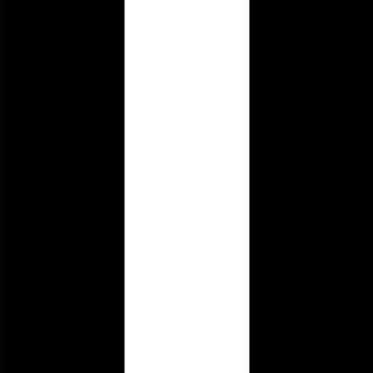
#> input picture Task-3-Image edge detection using filters/Task3.jpg, 373 x 373 px, found by its file name
$ jupyter execute hor_vert_edge_detect.ipynb   (shell and % lines are left out)
#> lines starting #> are read from the running program, lines starting #| are printed output that depends on the picture; after the words box and inside, x2 and y2 are one past the last pixel; in counts of white or black regions, pixels touching at a corner belong together
[cell 1]
from google.colab import drive
drive.mount('/content/drive')

**Applying first Order 3*3 Filters to the image (Prewitt filters)**

[cell 2]

import numpy as np
import matplotlib.pyplot as plt

#vertical filter
vertical_filter = [[-1,-1,-1], [0,0,0], [1,1,1]]

#horizontal filter
horizontal_filter = [[-1,0,1], [-1,0,1], [-1,0,1]]

img = plt.imread('/content/drive/MyDrive/Impulse_19/Task#3/Task3.jpg')
#> img is the input picture: shape (373, 373); min 0, max 255, mean 85.4
n,m = img.shape
#> n = 373; m = 373

vedges_img = img.copy()
hedges_img = img.copy()

for row in range(3, n-2):
    for col in range(3, m-2):

      local_pixels = img[row-1:row+2, col-1:col+2]                        #creating a local window for applying the filter iteratively
      vertical_transformed_pixels = vertical_filter*local_pixels          #applying vertical filter
      vertical_score = vertical_transformed_pixels.sum()/4

      vedges_img[row, col] = vertical_score
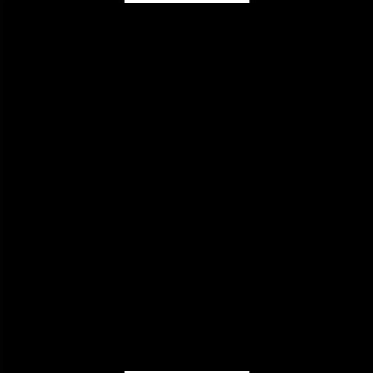
#> vedges_img: shape (373, 373); min 0, max 255, mean 1.2

for row in range(3, n-2):
    for col in range(3, m-2):

      local_pixels = img[row-1:row+2, col-1:col+2]
      horizontal_transformed_pixels = horizontal_filter*local_pixels      #applying horizontal filter
      horz_score = horizontal_transformed_pixels.sum()/4

      hedges_img[row, col] = horz_score
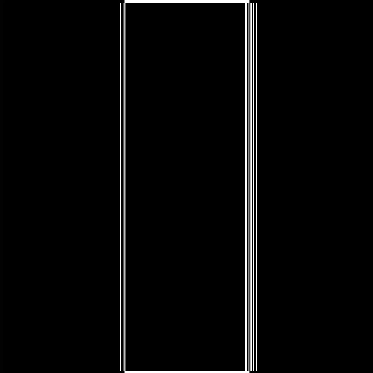
#> hedges_img: shape (373, 373); min 0, max 255, mean 7.3

We get reasonable outputs but with a degree of noise near the edges

[cell 3]
imgplot = plt.imshow(vedges_img, cmap = 'gray')
plt.show()

[cell 4]
imgplot = plt.imshow(hedges_img, cmap = 'gray')
plt.show()

**Applying 5*5 Prewitt filters now to obtain second order derivative**

[cell 5]
vedges_img2 = vedges_img.copy()
hedges_img2 = hedges_img.copy()

so_hfilter = [[1,0,-2,0,1], [1,0,-2,0,1], [1,0,-2,0,1], [1,0,-2,0,1], [1,0,-2,0,1]]    #initializing second order filters
so_vfilter = [[1,1,1,1,1], [0,0,0,0,0], [-2,-2,-2,-2,-2], [0,0,0,0,0], [1,1,1,1,1]]

for row in range(5, n-4):
    for col in range(5, m-4):

      local_pixels = vedges_img[row-2:row+3, col-2:col+3]                 #creating a local window for applying the filter iteratively
      vertical_transformed_pixels = so_vfilter*local_pixels          #applying vertical filter
      vertical_score = vertical_transformed_pixels.sum()

      vedges_img2[row, col] = vertical_score

for row in range(5, n-4):
    for col in range(5, m-4):

      local_pixels = hedges_img[row-2:row+3, col-2:col+3]
      horizontal_transformed_pixels = so_hfilter*local_pixels      #applying horizontal filter
      horz_score = horizontal_transformed_pixels.sum()

      hedges_img2[row, col] = horz_score
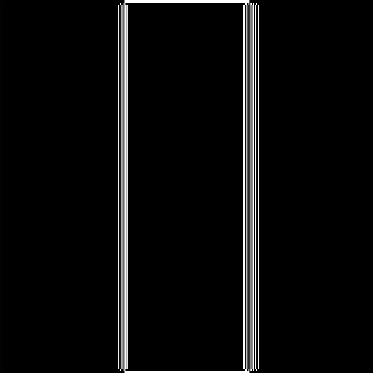
#> hedges_img2: shape (373, 373); 6.54% of pixels changed, all inside (x1, y1, x2, y2) = (116, 5, 259, 369)

This gives slightly noisier outputs as it enhances all features indiscriminately

[cell 6]
imgplot = plt.imshow(vedges_img2, cmap = 'gray')
plt.show()

[cell 7]
imgplot = plt.imshow(hedges_img2, cmap = 'gray')
plt.show()

**Applying second order spatial filter to the image (Laplacian filter), as this gives a cleaner output by eliminating the noise**

[cell 8]
#laplacian spatial filter
laplacian = [[0,-1,0], [-1,4,-1], [0,-1,0]]

img = plt.imread('/content/drive/MyDrive/Impulse_19/Task#3/Task3.jpg')
n,m = img.shape

edges_img = img.copy()

for row in range(3, n-2):
    for col in range(3, m-2):

      local_pixels = img[row-1:row+2, col-1:col+2]                        #creating a local window for applying the filter iteratively
      transformed_pixels = laplacian*local_pixels                         #applying vertical filter
      score = transformed_pixels.sum()

      edges_img[row, col] = score
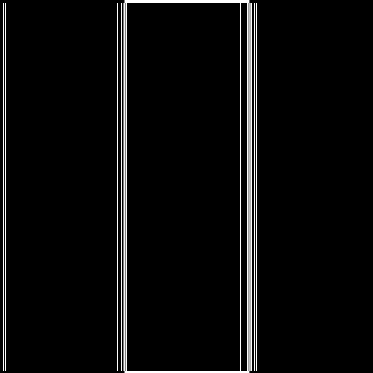
#> edges_img: shape (373, 373); min 0, max 255, mean 10.6

We get an output with much sharper edges but slightly higher general noise

[cell 9]
imgplot = plt.imshow(edges_img, cmap = 'gray')
plt.show()

[cell 10]
import cv2

cv2.imwrite('/content/drive/MyDrive/Impulse_19/Task#3/hor1st.jpg', hedges_img)
cv2.imwrite('/content/drive/MyDrive/Impulse_19/Task#3/vert1st.jpg', vedges_img)
cv2.imwrite('/content/drive/MyDrive/Impulse_19/Task#3/hor2nd.jpg', hedges_img2)
cv2.imwrite('/content/drive/MyDrive/Impulse_19/Task#3/vert2nd.jpg', vedges_img2)
#> Out = True

$ run again, with Task-3-Image edge detection using filters/hor1st.jpg copied over Task-3-Image edge detection using filters/Task3.jpg
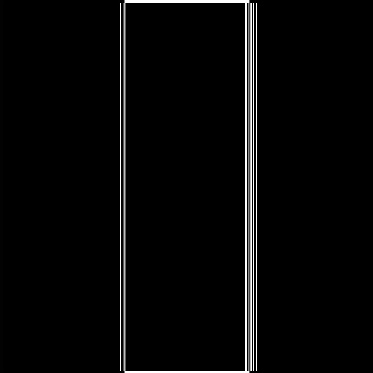
#> input picture Task-3-Image edge detection using filters/hor1st.jpg, 373 x 373 px, found by its file name
#> img is the input picture: shape (373, 373); min 0, max 255, mean 7.3
#> after the loop `for row in range(5, n-4):`:
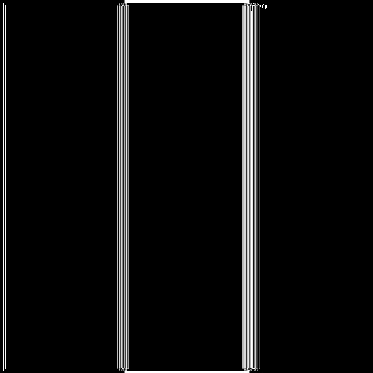
#> hedges_img2: shape (373, 373); min 0, max 255, mean 13.3
#> after the loop `for row in range(3, n-2):`:
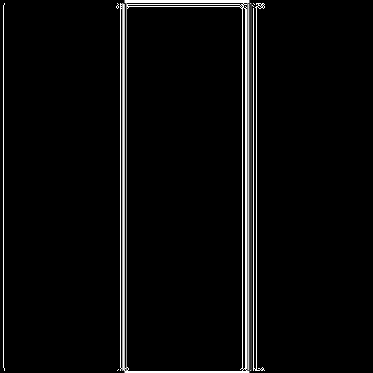
#> edges_img: shape (373, 373); 6.04% of pixels changed, all inside (x1, y1, x2, y2) = (3, 3, 265, 371)
#> Out = True

$ run again, with Task-3-Image edge detection using filters/vert1st.jpg copied over Task-3-Image edge detection using filters/Task3.jpg
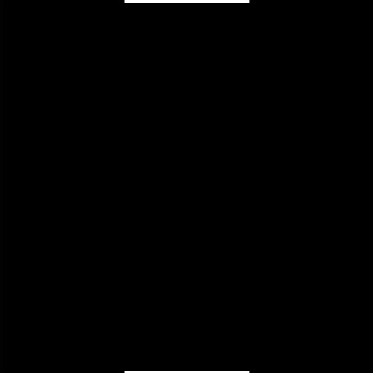
#> input picture Task-3-Image edge detection using filters/vert1st.jpg, 373 x 373 px, found by its file name
#> img is the input picture: shape (373, 373); min 0, max 255, mean 1.2
#> after the loop `for row in range(5, n-4):`:
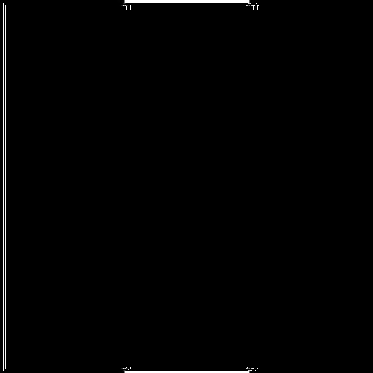
#> hedges_img2: shape (373, 373); min 0, max 255, mean 2.6
#> after the loop `for row in range(3, n-2):`:
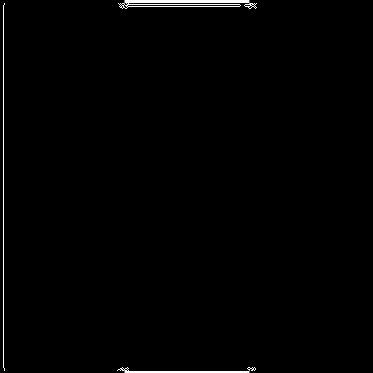
#> edges_img: shape (373, 373); 0.79% of pixels changed, all inside (x1, y1, x2, y2) = (3, 3, 257, 371)
#> Out = True
